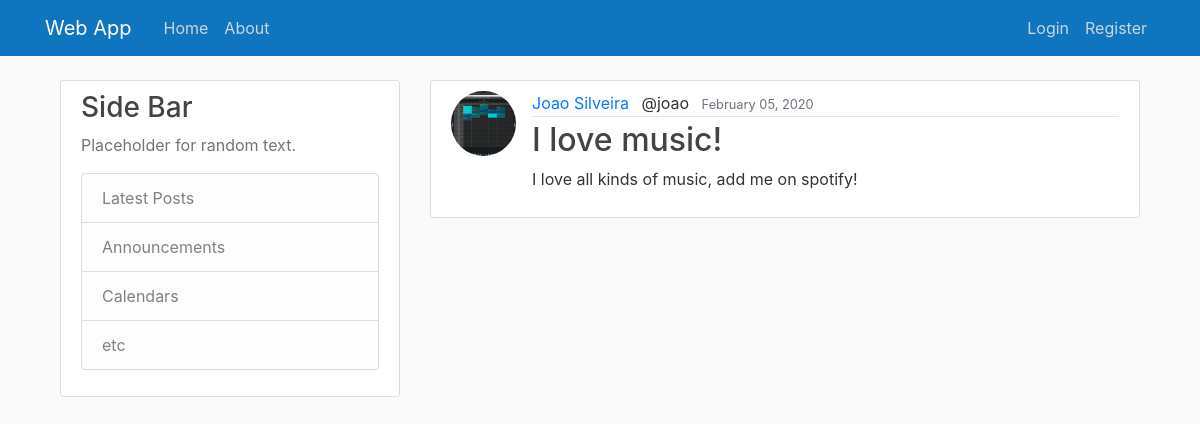
/blog/post/1, run on the app's committed database.
### blog/models.py (models this page shows, shortened)
class Post(models.Model):
    title = models.CharField(max_length=100)
    content = models.TextField()
    date_posted = models.DateTimeField(default=timezone.now)
    author = models.ForeignKey(User, on_delete=models.CASCADE)

### users/models.py (models this page shows, shortened)
class Profile(models.Model):
    user = models.OneToOneField(User, on_delete=models.CASCADE)
    image = models.ImageField(default='default.jpg', upload_to='profile_pics')
    biography = models.CharField(max_length=250, default='', blank=True, null=True)
    display_name = models.CharField(max_length=20, default="display_name")

### blog/views.py (the view)
# urls.py: path('post/<int:pk>', PostDetailView.as_view(), name='post-detail'),
class PostDetailView(DetailView):
    model = Post
    template_name = 'blog/post_detail.html'

### blog/templates/blog/post_detail.html (shortened to what this page needs)
{% extends 'blog/base.html' %}
{% block content %}
<article class="media content-section">
    <a href="#">
        <img src="{{ object.author.profile.image.url }}" class="rounded-circle article-img">
    </a>
    <div class="media-body">
    <div class="article-metadata">
        <a class="mr-2" href="#">{{ object.author.profile.display_name }}</a>
        <a class="mr-2" >@{{ object.author.username }}</a>
        <small class="text-muted">{{ object.date_posted|date:"F d, Y"}}</small>
    </div>
    <h2 class="article-title">{{ object.title }}</h2>
    <p class="article-content">{{ object.content }}</p>
    </div>
</article>
{% endblock %}

### blog/static/blog/main.css (style rules this page uses)
body { background: #fafafa; color: #333333; margin-top: 5rem; }
h1, h2, h3, h4, h5, h6 { color: #444444; }
.content-section { background: #ffffff; padding: 10px 20px; border: 1px solid #dddddd; border-radius: 3px; margin-bottom: 20px; }
.article-title { color: #444444; }
.article-content { white-space: pre-line; }
.article-img { height: 65px; width: 65px; margin-right: 16px; }
.article-metadata { padding-bottom: 1px; margin-bottom: 4px; border-bottom: 1px solid #e3e3e3 }

### data on the page
Post: author.profile.image (picture), author.profile.display_name "Joao Silveira", author.username "joao", date_posted "February 05, 2020", title "I love music!", content "I love all kinds of music, add me on spotify!"
